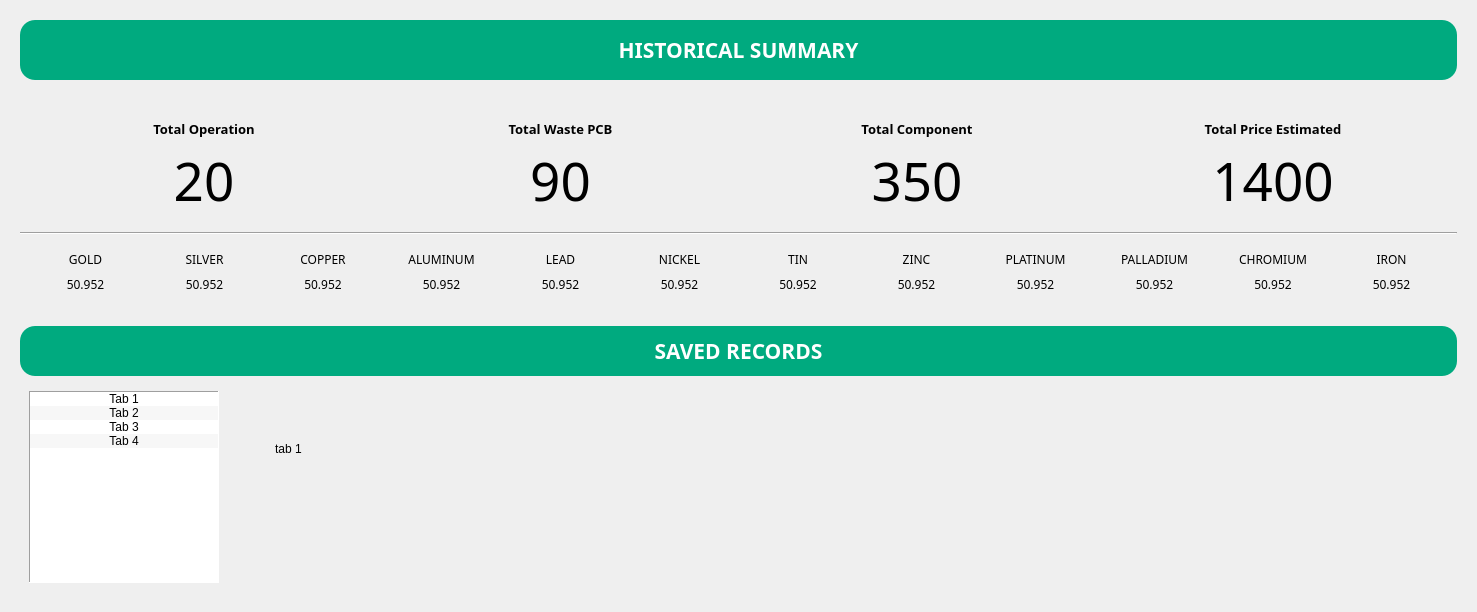
     <widget class="QWidget" name="saved_records" native="true">
      <property name="minimumSize">
       <size>
        <width>1477</width>
        <height>0</height>
       </size>
      </property>
      <property name="maximumSize">
       <size>
        <width>1800</width>
        <height>16777215</height>
       </size>
      </property>
      <layout class="QVBoxLayout" name="verticalLayout_20">
       <item>
        <widget class="QWidget" name="component1_db2" native="true">
         <property name="minimumSize">
          <size>
           <width>0</width>
           <height>300</height>
          </size>
         </property>
         <property name="maximumSize">
          <size>
           <width>16777215</width>
           <height>380</height>
          </size>
         </property>
         <property name="font">
          <font>
           <family>Bahnschrift SemiBold</family>
          </font>
         </property>
         <layout class="QVBoxLayout" name="verticalLayout_21">
          <item>
           <widget class="QLabel" name="historical_summary">
            <property name="minimumSize">
             <size>
              <width>0</width>
              <height>50</height>
             </size>
            </property>
            <property name="maximumSize">
             <size>
              <width>16777215</width>
              <height>60</height>
             </size>
            </property>
            <property name="font">
             <font>
              <family>Microsoft Tai Le</family>
              <pointsize>16</pointsize>
              <weight>75</weight>
              <bold>true</bold>
             </font>
            </property>
            <property name="styleSheet">
             <string notr="true">color: rgb(255, 255, 255);
background-color: rgb(0, 170, 127);
border-radius: 15px;</string>
            </property>
            <property name="text">
             <string>HISTORICAL SUMMARY</string>
            </property>
            <property name="alignment">
             <set>Qt::AlignCenter</set>
            </property>
           </widget>
          </item>
          <item>
           <widget class="QWidget" name="widget_2" native="true">
            <property name="minimumSize">
             <size>
              <width>0</width>
              <height>140</height>
             </size>
            </property>
            <property name="maximumSize">
             <size>
              <width>16777215</width>
              <height>147</height>
             </size>
            </property>
            <layout class="QGridLayout" name="gridLayout_2">
             <item row="0" column="0">
              <widget class="QLabel" name="total_operation">
               <property name="font">
                <font>
                 <pointsize>10</pointsize>
                 <weight>75</weight>
                 <bold>true</bold>
                </font>
               </property>
               <property name="text">
                <string>Total Operation</string>
               </property>
               <property name="alignment">
                <set>Qt::AlignBottom|Qt::AlignHCenter</set>
               </property>
              </widget>
             </item>
             <item row="0" column="2">
              <widget class="QLabel" name="total_component">
               <property name="font">
                <font>
                 <pointsize>10</pointsize>
                 <weight>75</weight>
                 <bold>true</bold>
                </font>
               </property>
               <property name="text">
                <string>Total Component</string>
               </property>
               <property name="alignment">
                <set>Qt::AlignBottom|Qt::AlignHCenter</set>
               </property>
              </widget>
             </item>
             <item row="0" column="3">
              <widget class="QLabel" name="total_price_estimated">
               <property name="font">
                <font>
                 <pointsize>10</pointsize>
                 <weight>75</weight>
                 <bold>true</bold>
                </font>
               </property>
               <property name="text">
                <string>Total Price Estimated</string>
               </property>
               <property name="alignment">
                <set>Qt::AlignBottom|Qt::AlignHCenter</set>
               </property>
              </widget>
             </item>
             <item row="2" column="2">
              <widget class="QLabel" name="TC_value">
               <property name="font">
                <font>
                 <pointsize>40</pointsize>
                </font>
               </property>
               <property name="text">
                <string>350</string>
               </property>
               <property name="alignment">
                <set>Qt::AlignCenter</set>
               </property>
              </widget>
             </item>
             <item row="2" column="0">
              <widget class="QLabel" name="TO_value">
               <property name="font">
                <font>
                 <pointsize>40</pointsize>
                 <weight>50</weight>
                 <bold>false</bold>
                </font>
               </property>
               <property name="text">
                <string>20</string>
               </property>
               <property name="alignment">
                <set>Qt::AlignCenter</set>
               </property>
              </widget>
             </item>
             <item row="2" column="3">
              <widget class="QLabel" name="TPE_value">
               <property name="font">
                <font>
                 <pointsize>40</pointsize>
                </font>
               </property>
               <property name="text">
                <string>1400</string>
               </property>
               <property name="alignment">
                <set>Qt::AlignCenter</set>
               </property>
              </widget>
             </item>
             <item row="2" column="1">
              <widget class="QLabel" name="TW_value">
               <property name="font">
                <font>
                 <pointsize>40</pointsize>
                </font>
               </property>
               <property name="text">
                <string>90</string>
               </property>
               <property name="alignment">
                <set>Qt::AlignCenter</set>
               </property>
              </widget>
             </item>
             <item row="0" column="1">
              <widget class="QLabel" name="tota_wpcb">
               <property name="font">
                <font>
                 <pointsize>10</pointsize>
                 <weight>75</weight>
                 <bold>true</bold>
                </font>
               </property>
               <property name="text">
                <string>Total Waste PCB</string>
               </property>
               <property name="alignment">
                <set>Qt::AlignBottom|Qt::AlignHCenter</set>
               </property>
              </widget>
             </item>
            </layout>
           </widget>
          </item>
          <item>
           <widget class="Line" name="line_2">
            <property name="orientation">
             <enum>Qt::Horizontal</enum>
            </property>
           </widget>
          </item>
          <item>
           <widget class="QWidget" name="widget_4" native="true">
            <property name="minimumSize">
             <size>
              <width>0</width>
              <height>50</height>
             </size>
            </property>
            <property name="maximumSize">
             <size>
              <width>16777215</width>
              <height>71</height>
             </size>
            </property>
            <layout class="QGridLayout" name="gridLayout_3">
             <item row="0" column="0">
              <widget class="QLabel" name="gold">
               <property name="text">
                <string>GOLD</string>
               </property>
               <property name="alignment">
                <set>Qt::AlignCenter</set>
               </property>
              </widget>
             </item>
             <item row="0" column="1">
              <widget class="QLabel" name="silver">
               <property name="text">
                <string>SILVER</string>
               </property>
               <property name="alignment">
                <set>Qt::AlignCenter</set>
               </property>
              </widget>
             </item>
             <item row="0" column="2">
              <widget class="QLabel" name="copper">
               <property name="text">
                <string>COPPER</string>
               </property>
               <property name="alignment">
                <set>Qt::AlignCenter</set>
               </property>
              </widget>
             </item>
             <item row="0" column="3">
              <widget class="QLabel" name="aluminum">
               <property name="text">
                <string>ALUMINUM</string>
               </property>
               <property name="alignment">
                <set>Qt::AlignCenter</set>
               </property>
              </widget>
             </item>
             <item row="0" column="4">
              <widget class="QLabel" name="lead">
               <property name="text">
                <string>LEAD</string>
               </property>
               <property name="alignment">
                <set>Qt::AlignCenter</set>
               </property>
              </widget>
             </item>
             <item row="0" column="5">
              <widget class="QLabel" name="nickel">
               <property name="text">
                <string>NICKEL</string>
               </property>
               <property name="alignment">
                <set>Qt::AlignCenter</set>
               </property>
              </widget>
             </item>
             <item row="0" column="6">
              <widget class="QLabel" name="tin">
               <property name="text">
                <string>TIN</string>
               </property>
               <property name="alignment">
                <set>Qt::AlignCenter</set>
               </property>
              </widget>
             </item>
             <item row="0" column="7">
              <widget class="QLabel" name="zinc">
               <property name="text">
                <string>ZINC</string>
               </property>
               <property name="alignment">
                <set>Qt::AlignCenter</set>
               </property>
              </widget>
             </item>
             <item row="0" column="8">
              <widget class="QLabel" name="platinum">
               <property name="text">
                <string>PLATINUM</string>
               </property>
               <property name="alignment">
                <set>Qt::AlignCenter</set>
               </property>
              </widget>
             </item>
             <item row="0" column="9">
              <widget class="QLabel" name="palladium">
               <property name="text">
                <string>PALLADIUM</string>
               </property>
               <property name="alignment">
                <set>Qt::AlignCenter</set>
               </property>
              </widget>
             </item>
             <item row="0" column="10">
              <widget class="QLabel" name="chromium">
               <property name="text">
                <string>CHROMIUM</string>
               </property>
               <property name="alignment">
                <set>Qt::AlignCenter</set>
               </property>
              </widget>
             </item>
             <item row="0" column="11">
              <widget class="QLabel" name="iron">
               <property name="text">
                <string>IRON</string>
               </property>
               <property name="alignment">
                <set>Qt::AlignCenter</set>
               </property>
              </widget>
             </item>
             <item row="1" column="0">
              <widget class="QLabel" name="gold_value">
               <property name="text">
                <string>50.952</string>
               </property>
               <property name="alignment">
                <set>Qt::AlignCenter</set>
               </property>
              </widget>
             </item>
             <item row="1" column="1">
              <widget class="QLabel" name="silver_value">
               <property name="text">
                <string>50.952</string>
               </property>
               <property name="alignment">
                <set>Qt::AlignCenter</set>
               </property>
              </widget>
             </item>
             <item row="1" column="2">
              <widget class="QLabel" name="coppe_value">
               <property name="text">
                <string>50.952</string>
               </property>
               <property name="alignment">
                <set>Qt::AlignCenter</set>
               </property>
              </widget>
             </item>
             <item row="1" column="3">
              <widget class="QLabel" name="aluminum_value">
               <property name="text">
                <string>50.952</string>
               </property>
               <property name="alignment">
                <set>Qt::AlignCenter</set>
               </property>
              </widget>
             </item>
             <item row="1" column="4">
              <widget class="QLabel" name="lead_value">
               <property name="text">
                <string>50.952</string>
               </property>
               <property name="alignment">
                <set>Qt::AlignCenter</set>
               </property>
              </widget>
             </item>
             <item row="1" column="5">
              <widget class="QLabel" name="nickel_value">
               <property name="text">
                <string>50.952</string>
               </property>
               <property name="alignment">
                <set>Qt::AlignCenter</set>
               </property>
              </widget>
             </item>
             <item row="1" column="6">
              <widget class="QLabel" name="tin_value">
               <property name="text">
                <string>50.952</string>
               </property>
               <property name="alignment">
                <set>Qt::AlignCenter</set>
               </property>
              </widget>
             </item>
             <item row="1" column="7">
              <widget class="QLabel" name="zinc_value">
               <property name="text">
                <string>50.952</string>
               </property>
               <property name="alignment">
                <set>Qt::AlignCenter</set>
               </property>
              </widget>
             </item>
             <item row="1" column="8">
              <widget class="QLabel" name="platinum_value">
               <property name="text">
                <string>50.952</string>
               </property>
               <property name="alignment">
                <set>Qt::AlignCenter</set>
               </property>
              </widget>
             </item>
             <item row="1" column="9">
              <widget class="QLabel" name="palladium_value">
               <property name="text">
                <string>50.952</string>
               </property>
               <property name="alignment">
                <set>Qt::AlignCenter</set>
               </property>
              </widget>
             </item>
             <item row="1" column="10">
              <widget class="QLabel" name="chromium_value">
               <property name="text">
                <string>50.952</string>
               </property>
               <property name="alignment">
                <set>Qt::AlignCenter</set>
               </property>
              </widget>
             </item>
             <item row="1" column="11">
              <widget class="QLabel" name="iron_value">
               <property name="text">
                <string>50.952</string>
               </property>
               <property name="alignment">
                <set>Qt::AlignCenter</set>
               </property>
              </widget>
             </item>
            </layout>
           </widget>
          </item>
         </layout>
        </widget>
       </item>
       <item>
        <widget class="QWidget" name="widget_3" native="true">
         <layout class="QVBoxLayout" name="verticalLayout_22">
          <item>
           <widget class="QLabel" name="saved_records_2">
            <property name="minimumSize">
             <size>
              <width>0</width>
              <height>50</height>
             </size>
            </property>
            <property name="maximumSize">
             <size>
              <width>16777215</width>
              <height>60</height>
             </size>
            </property>
            <property name="font">
             <font>
              <family>Microsoft Tai Le</family>
              <pointsize>16</pointsize>
              <weight>75</weight>
              <bold>true</bold>
             </font>
            </property>
            <property name="styleSheet">
             <string notr="true">color: rgb(255, 255, 255);
background-color: rgb(0, 170, 127);
border-radius: 15px;</string>
            </property>
            <property name="text">
             <string>SAVED RECORDS</string>
            </property>
            <property name="alignment">
             <set>Qt::AlignCenter</set>
            </property>
           </widget>
          </item>
          <item>
           <widget class="QWidget" name="widget_5" native="true">
            <layout class="QHBoxLayout" name="horizontalLayout_5">
             <item>
              <widget class="QListWidget" name="operation_tab">
               <property name="sizePolicy">
                <sizepolicy hsizetype="Preferred" vsizetype="Preferred">
                 <horstretch>0</horstretch>
                 <verstretch>0</verstretch>
                </sizepolicy>
               </property>
               <property name="minimumSize">
                <size>
                 <width>100</width>
                 <height>0</height>
                </size>
               </property>
               <property name="maximumSize">
                <size>
                 <width>190</width>
                 <height>16777215</height>
                </size>
               </property>
               <property name="frameShape">
                <enum>QFrame::Panel</enum>
               </property>
               <property name="frameShadow">
                <enum>QFrame::Sunken</enum>
               </property>
               <property name="verticalScrollBarPolicy">
                <enum>Qt::ScrollBarAsNeeded</enum>
               </property>
               <property name="horizontalScrollBarPolicy">
                <enum>Qt::ScrollBarAlwaysOff</enum>
               </property>
               <property name="tabKeyNavigation">
                <bool>false</bool>
               </property>
               <property name="alternatingRowColors">
                <bool>true</bool>
               </property>
               <property name="selectionMode">
                <enum>QAbstractItemView::SingleSelection</enum>
               </property>
               <property name="spacing">
                <number>4</number>
               </property>
               <property name="viewMode">
                <enum>QListView::ListMode</enum>
               </property>
               <item>
                <property name="text">
                 <string>Tab 1</string>
                </property>
                <property name="textAlignment">
                 <set>AlignCenter</set>
                </property>
               </item>
               <item>
                <property name="text">
                 <string>Tab 2</string>
                </property>
                <property name="textAlignment">
                 <set>AlignCenter</set>
                </property>
               </item>
               <item>
                <property name="text">
                 <string>Tab 3</string>
                </property>
                <property name="textAlignment">
                 <set>AlignCenter</set>
                </property>
               </item>
               <item>
                <property name="text">
                 <string>Tab 4</string>
                </property>
                <property name="textAlignment">
                 <set>AlignCenter</set>
                </property>
               </item>
              </widget>
             </item>
             <item>
              <widget class="QStackedWidget" name="operation_content">
               <property name="layoutDirection">
                <enum>Qt::LeftToRight</enum>
               </property>
               <property name="frameShape">
                <enum>QFrame::NoFrame</enum>
               </property>
               <property name="lineWidth">
                <number>1</number>
               </property>
               <property name="midLineWidth">
                <number>0</number>
               </property>
               <property name="currentIndex">
                <number>0</number>
               </property>
               <widget class="QWidget" name="stack1">
                <widget class="QLabel" name="label">
                 <property name="geometry">
                  <rect>
                   <x>50</x>
                   <y>50</y>
                   <width>55</width>
                   <height>16</height>
                  </rect>
                 </property>
                 <property name="text">
                  <string>tab 1</string>
                 </property>
                </widget>
               </widget>
               <widget class="QWidget" name="stack2">
                <widget class="QLabel" name="label_3">
                 <property name="geometry">
                  <rect>
                   <x>130</x>
                   <y>60</y>
                   <width>55</width>
                   <height>16</height>
                  </rect>
                 </property>
                 <property name="text">
                  <string>tab 2</string>
                 </property>
                </widget>
               </widget>
               <widget class="QWidget" name="stack3">
                <widget class="QLabel" name="label_4">
                 <property name="geometry">
                  <rect>
                   <x>30</x>
                   <y>140</y>
                   <width>55</width>
                   <height>16</height>
                  </rect>
                 </property>
                 <property name="text">
                  <string>tab3</string>
                 </property>
                </widget>
               </widget>
               <widget class="QWidget" name="stack4">
                <widget class="QLabel" name="label_5">
                 <property name="geometry">
                  <rect>
                   <x>150</x>
                   <y>100</y>
                   <width>55</width>
                   <height>16</height>
                  </rect>
                 </property>
                 <property name="text">
                  <string>tab 4</string>
                 </property>
                </widget>
               </widget>
              </widget>
             </item>
            </layout>
           </widget>
          </item>
         </layout>
        </widget>
       </item>
      </layout>
     </widget>
